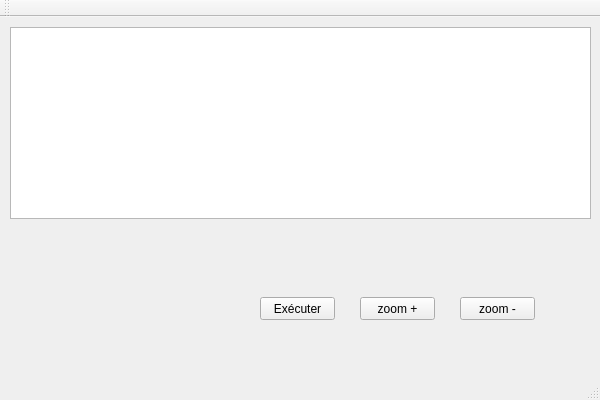
<?xml version="1.0" encoding="UTF-8"?>
<ui version="4.0">
 <class>MainWindow</class>
 <widget class="QMainWindow" name="MainWindow">
  <property name="geometry">
   <rect>
    <x>0</x>
    <y>0</y>
    <width>600</width>
    <height>400</height>
   </rect>
  </property>
  <property name="windowTitle">
   <string>MainWindow</string>
  </property>
  <widget class="QWidget" name="centralWidget">
   <widget class="QGraphicsView" name="graphicsView">
    <property name="geometry">
     <rect>
      <x>10</x>
      <y>10</y>
      <width>581</width>
      <height>192</height>
     </rect>
    </property>
   </widget>
   <widget class="QPushButton" name="btn_executer">
    <property name="geometry">
     <rect>
      <x>260</x>
      <y>280</y>
      <width>75</width>
      <height>23</height>
     </rect>
    </property>
    <property name="text">
     <string>Exécuter</string>
    </property>
   </widget>
   <widget class="QPushButton" name="btn_zoomPlus">
    <property name="geometry">
     <rect>
      <x>360</x>
      <y>280</y>
      <width>75</width>
      <height>23</height>
     </rect>
    </property>
    <property name="text">
     <string>zoom +</string>
    </property>
   </widget>
   <widget class="QPushButton" name="btn_zoomMoins">
    <property name="geometry">
     <rect>
      <x>460</x>
      <y>280</y>
      <width>75</width>
      <height>23</height>
     </rect>
    </property>
    <property name="text">
     <string>zoom -</string>
    </property>
   </widget>
  </widget>
  <widget class="QMenuBar" name="menuBar">
   <property name="geometry">
    <rect>
     <x>0</x>
     <y>0</y>
     <width>600</width>
     <height>20</height>
    </rect>
   </property>
  </widget>
  <widget class="QToolBar" name="mainToolBar">
   <attribute name="toolBarArea">
    <enum>TopToolBarArea</enum>
   </attribute>
   <attribute name="toolBarBreak">
    <bool>false</bool>
   </attribute>
  </widget>
  <widget class="QStatusBar" name="statusBar"/>
 </widget>
 <layoutdefault spacing="6" margin="11"/>
 <resources/>
 <connections/>
</ui>
